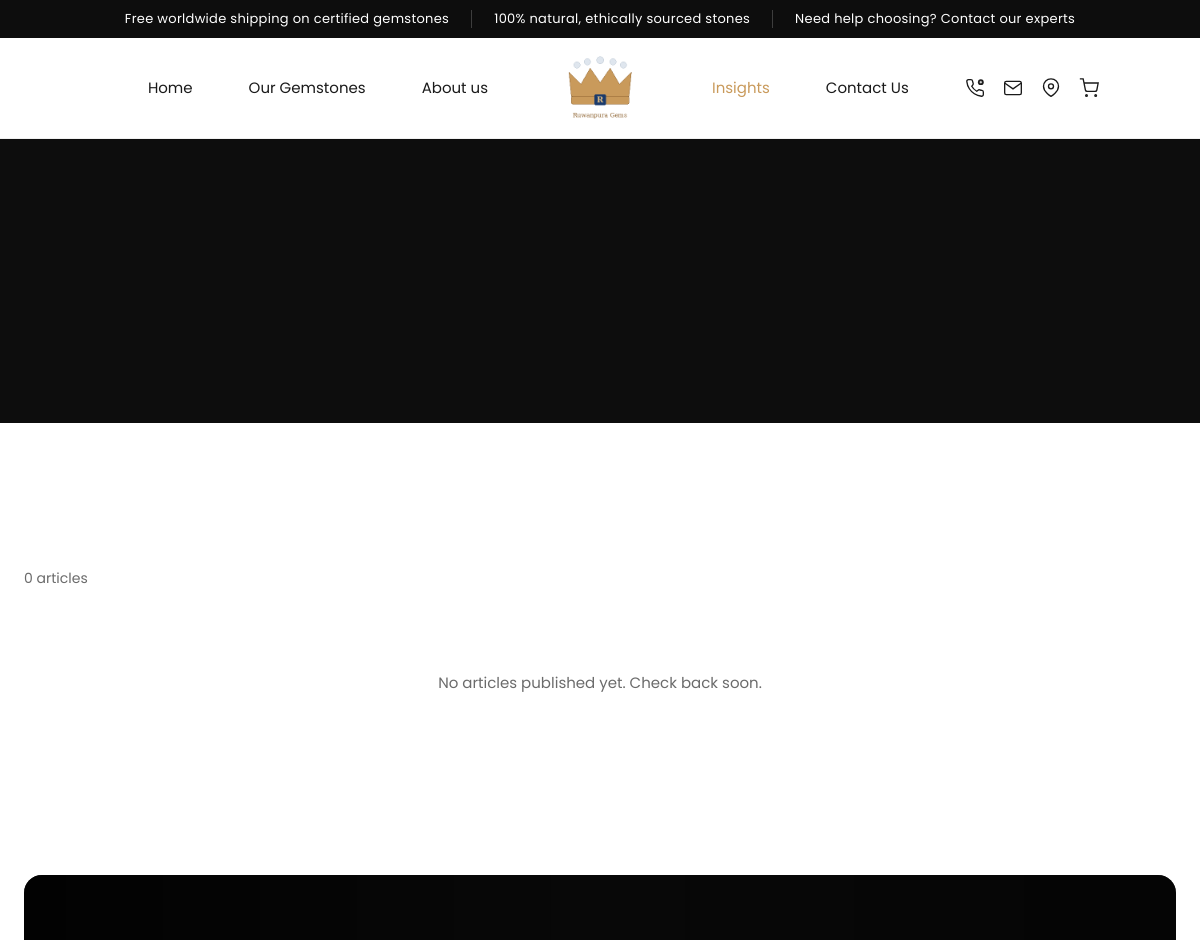
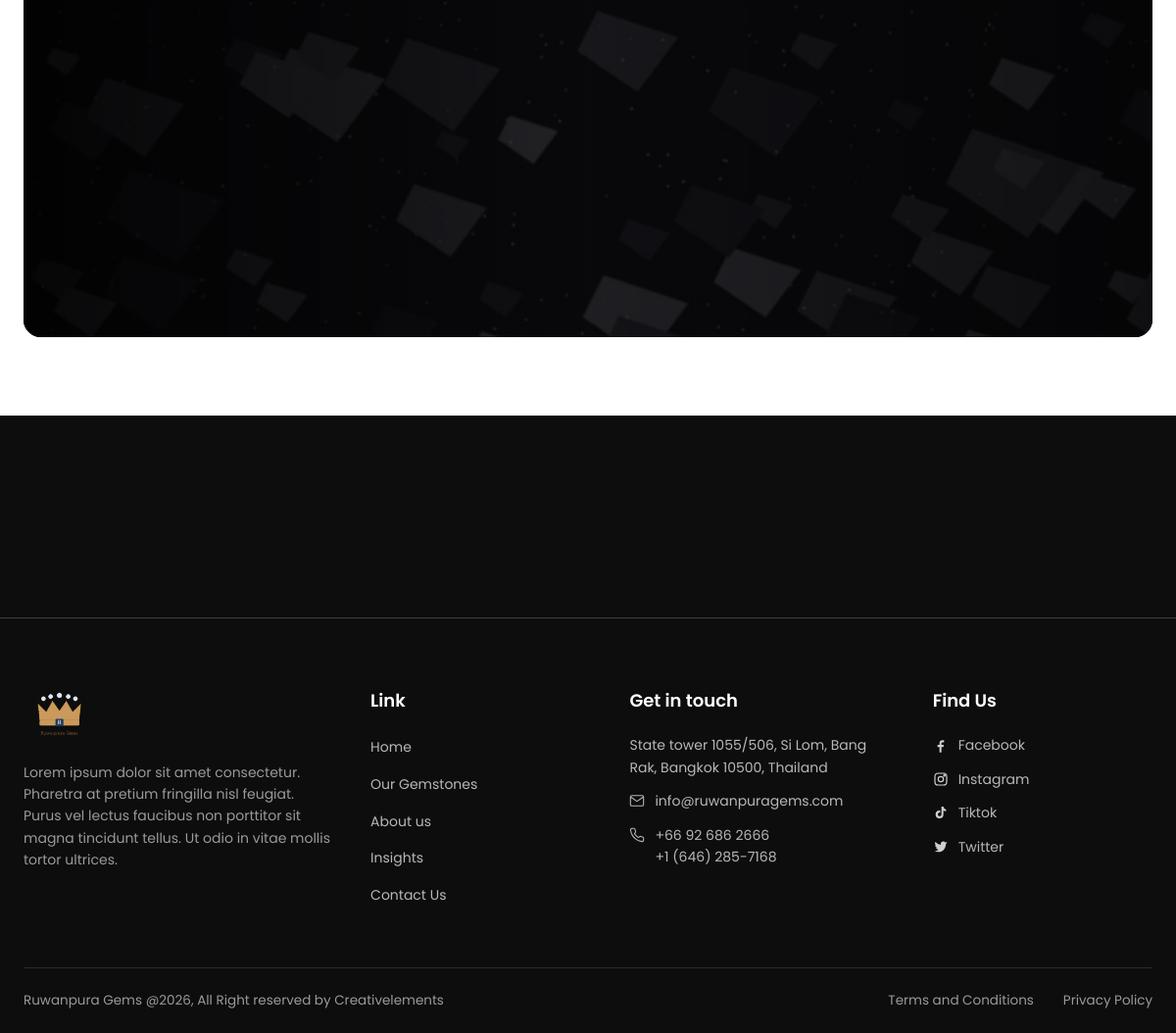
Screenshot of /blog.php with the database file from the repository (2 pictures, top to bottom).
### tables this page shows
CREATE TABLE IF NOT EXISTS `announcement_cards` (
  `id` INT(11) NOT NULL AUTO_INCREMENT,
  `text` VARCHAR(255) DEFAULT NULL,
  `link` VARCHAR(255) DEFAULT NULL,
  `sort_order` INT(11) NOT NULL DEFAULT 0,
  `is_active` TINYINT(1) NOT NULL DEFAULT 1,
  PRIMARY KEY (`id`)
);

### includes/db.php (called while the page is built, shortened)
<?php
class Database
{
    private static $instance = null;
    private function __construct()
    {
        $dsn = 'mysql:host=' . DB_HOST . ';dbname=' . DB_NAME . ';charset=' . DB_CHARSET;
        $options = [
            PDO::ATTR_ERRMODE            => PDO::ERRMODE_EXCEPTION,
            PDO::ATTR_DEFAULT_FETCH_MODE => PDO::FETCH_ASSOC,
            PDO::ATTR_EMULATE_PREPARES   => false,
        ];
        try {
            $this->pdo = new PDO($dsn, DB_USER, DB_PASS, $options);
        } catch (PDOException $e) {
            die('Database connection failed: ' . htmlspecialchars($e->getMessage()));
        }
    }
    public static function getInstance()
    {
        if (self::$instance === null) {
            self::$instance = new self();
        }
        return self::$instance;
    }
}
function db()
{
    return Database::getInstance()->pdo;
}

### includes/functions.php (called while the page is built, shortened)
<?php
require_once __DIR__ . '/db.php';
function e($str)
{
    return htmlspecialchars($str ?? '', ENT_QUOTES, 'UTF-8');
}
function get_all_content()
{
    static $cache = null;
    if ($cache !== null) return $cache;
    $rows = db()->query("SELECT block_key, block_value FROM content_blocks")->fetchAll();
    $cache = [];
    foreach ($rows as $r) {
        $cache[$r['block_key']] = $r['block_value'];
    }
    return $cache;
}
function c($key, $default = '')
{
    $all = get_all_content();
    return isset($all[$key]) && $all[$key] !== null ? $all[$key] : $default;
}
function get_all_settings()
{
    static $cache = null;
    if ($cache !== null) return $cache;
    $rows = db()->query("SELECT setting_key, setting_value FROM settings")->fetchAll();
    $cache = [];
    foreach ($rows as $r) {
        $cache[$r['setting_key']] = $r['setting_value'];
    }
    return $cache;
}
function setting($key, $default = '')
{
    $all = get_all_settings();
    return isset($all[$key]) && $all[$key] !== null && $all[$key] !== '' ? $all[$key] : $default;
}
function logo_url()
{
    $logo = setting('site_logo');
    return BASE_URL . 'assets/images/logo.png';
}
    ?>
    <?php
function get_announcement_cards($activeOnly = true)
{
    $sql = "SELECT * FROM announcement_cards" . ($activeOnly ? " WHERE is_active=1" : "") . " ORDER BY sort_order, id";
    return db()->query($sql)->fetchAll();
}
function get_blog_posts($filters = [], $page = 1, $perPage = 9)
{
    $where  = ["p.status = 'published'", 'p.published_at <= NOW()'];
    $params = [];
    $whereSql = implode(' AND ', $where);
    $countStmt = db()->prepare("SELECT COUNT(*) FROM blog_posts p WHERE $whereSql");
    $countStmt->execute($params);
    $total = (int) $countStmt->fetchColumn();
    $perPage = max(1, (int) $perPage);
    $page    = max(1, (int) $page);
    $offset  = ($page - 1) * $perPage;
    $sql = "SELECT p.*, c.name AS category_name, c.slug AS category_slug
            FROM blog_posts p
            LEFT JOIN blog_categories c ON c.id = p.category_id
            WHERE $whereSql
            ORDER BY p.published_at DESC, p.id DESC
            LIMIT $perPage OFFSET $offset";
    $stmt = db()->prepare($sql);
    $stmt->execute($params);
    return [
        'items' => $stmt->fetchAll(),
        'total' => $total,
        'pages' => (int) ceil($total / $perPage),
        'page'  => $page,
    ];
}

### blog.php (the view, shortened to what this page needs)
<?php
require_once __DIR__ . '/includes/functions.php';
$activeCatId = (int) ($_GET['category'] ?? 0);
$activeCat   = null;
$filters = $activeCatId ? ['category' => $activeCatId] : [];
$page    = max(1, (int) ($_GET['page'] ?? 1));
$result  = get_blog_posts($filters, $page, 9);
$pageTitle       = $activeCat ? $activeCat['name'] . ' — ' . c('blog_hero_title', 'Insights') : c('blog_hero_title', 'Insights');
include __DIR__ . '/includes/header.php';
?>
<section class="catalogue-hero">
</section>
<section class="blog">
    <div class="container">
        <div class="blog-toolbar">
            <span><?= (int) $result['total'] ?> article<?= $result['total'] == 1 ? '' : 's' ?><?= $activeCat ? ' in ' . e($activeCat['name']) : '' ?></span>
        </div>
        <?php if ($result['items']): ?>
            <div class="blog-grid reveal">
                <?php foreach ($result['items'] as $post): ?>
                    <a href="<?= BASE_URL ?>blog-post.php?slug=<?= urlencode($post['slug']) ?>" class="blog-card">
                        <div class="blog-card-img">
                            <?php if ($post['featured_image']): ?>
                                <img src="<?= UPLOAD_URL . e($post['featured_image']) ?>" alt="<?= e($post['title']) ?>">
                            <?php else: ?>
                                <div class="blog-card-noimg">No Image</div>
                            <?php endif; ?>
                            <?php if ($post['category_name']): ?><span class="blog-card-category"><?= e($post['category_name']) ?></span><?php endif; ?>
                        </div>
                        <div class="blog-card-body">
                            <h3 class="blog-card-title"><?= e($post['title']) ?></h3>
                            <?php if ($post['excerpt']): ?><p class="blog-card-excerpt"><?= e($post['excerpt']) ?></p><?php endif; ?>
                            <div class="blog-card-meta">
                                <?php if ($post['author_name']): ?><span><?= e($post['author_name']) ?></span><span class="dot"></span><?php endif; ?>
                                <span><?= e(date('M j, Y', strtotime($post['published_at']))) ?></span>
                            </div>
                        </div>
                    </a>
                <?php endforeach; ?>
            </div>
            <?php if ($result['pages'] > 1): ?>
                <div class="blog-pagination">
                    <?php
                        $qs = $_GET;
                        $curPage = $result['page'];
                    ?>
                    <?php if ($curPage > 1): $qs['page'] = $curPage - 1; ?>
                        <a href="?<?= e(http_build_query($qs)) ?>" class="page-nav">&laquo; Previous</a>
                    <?php else: ?>
                        <span class="page-nav disabled">&laquo; Previous</span>
                    <?php endif; ?>
                    <?php for ($pg = 1; $pg <= $result['pages']; $pg++): $qs['page'] = $pg; ?>
                        <a href="?<?= e(http_build_query($qs)) ?>" class="<?= $pg === $curPage ? 'active' : '' ?>"><?= $pg ?></a>
                    <?php endfor; ?>
                    <?php if ($curPage < $result['pages']): $qs['page'] = $curPage + 1; ?>
                        <a href="?<?= e(http_build_query($qs)) ?>" class="page-nav">Next &raquo;</a>
                    <?php else: ?>
                        <span class="page-nav disabled">Next &raquo;</span>
                    <?php endif; ?>
                </div>
            <?php endif; ?>
        <?php else: ?>
            <p class="blog-empty">No articles published yet. Check back soon.</p>
        <?php endif; ?>
    </div>
</section>
<?php include __DIR__ . '/includes/cta-banner.php'; ?>
<?php include __DIR__ . '/includes/footer.php'; ?>

### includes/header.php (shortened to what this page needs)
<?php
require_once __DIR__ . '/functions.php';
$currentPage = basename($_SERVER['PHP_SELF']);
?>
<!DOCTYPE html>
<html lang="en">
<head>
    <link rel="stylesheet" href="https://cdnjs.cloudflare.com/ajax/libs/font-awesome/6.5.1/css/all.min.css">
    <link rel="stylesheet" href="<?= BASE_URL ?>assets/css/style.css">
</head>
<body>
<?php $announcementCards = get_announcement_cards(); ?>
<?php if ($announcementCards): ?>
<div class="announcement-bar">
    <div class="announcement-row">
        <?php foreach ($announcementCards as $ac): ?>
            <?php if ($ac['link']): ?>
                <a href="<?= e($ac['link']) ?>" class="announcement-card"><?= e($ac['text']) ?></a>
            <?php else: ?>
                <span class="announcement-card"><?= e($ac['text']) ?></span>
            <?php endif; ?>
        <?php endforeach; ?>
    </div>
</div>
<?php endif; ?>
<header class="site-header">
    <div class="container">
        <nav class="nav">
            <div class="nav-left nav-menu">
                <a href="<?= BASE_URL ?>index.php" class="nav-link<?= $currentPage === 'index.php' ? ' active' : '' ?>"><?= e(c('nav_home')) ?></a>
                <a href="<?= BASE_URL ?>gemstones.php" class="nav-link<?= in_array($currentPage, ['gemstones.php', 'gemstone.php'], true) ? ' active' : '' ?>"><?= e(c('nav_gemstones')) ?></a>
                <a href="<?= BASE_URL ?>about.php" class="nav-link<?= $currentPage === 'about.php' ? ' active' : '' ?>"><?= e(c('nav_about')) ?></a>
            </div>
            <a class="nav-logo" href="<?= BASE_URL ?>index.php">
                <img src="<?= logo_url() ?>" alt="<?= e(setting('site_name')) ?>"
                     onerror="this.style.display='none'">
            </a>
            <div class="nav-right">
                <a href="<?= BASE_URL ?>blog.php" class="nav-link<?= in_array($currentPage, ['blog.php', 'blog-post.php'], true) ? ' active' : '' ?>"><?= e(c('nav_news')) ?></a>
                <a href="<?= BASE_URL ?>contact.php" class="nav-link<?= $currentPage === 'contact.php' ? ' active' : '' ?>"><?= e(c('nav_contact')) ?></a>
                <div class="nav-icons">
                    <a href="tel:<?= e(c('footer_phone1')) ?>" aria-label="Call">
                    </a>
                    <a href="mailto:<?= e(c('footer_email')) ?>" aria-label="Email">
                        <svg viewBox="0 0 24 24" fill="none" stroke="currentColor" stroke-width="1.6"><rect x="2" y="4" width="20" height="16" rx="2"/><path d="m2 6 10 7L22 6"/></svg>
                    </a>
                    <a href="<?= BASE_URL ?>contact.php" aria-label="Location">
                        <svg viewBox="0 0 24 24" fill="none" stroke="currentColor" stroke-width="1.6"><path d="M21 10c0 7-9 12-9 12s-9-5-9-12a9 9 0 0 1 18 0z"/><circle cx="12" cy="10" r="3"/></svg>
                    </a>
                    <a href="<?= BASE_URL ?>cart.php" aria-label="Enquiry Cart" class="cart-icon-link">
                        <svg viewBox="0 0 24 24" fill="none" stroke="currentColor" stroke-width="1.6"><circle cx="9" cy="21" r="1"/><circle cx="20" cy="21" r="1"/><path d="M1 1h4l2.7 13.4a2 2 0 0 0 2 1.6h9.7a2 2 0 0 0 2-1.6L23 6H6"/></svg>
                    </a>
                </div>
            </div>
        </nav>
    </div>
</header>

### assets/css/style.css (style rules this page uses)
:root { --gold: #c99a5b; --gold-light: #e0b579; --gold-soft: #dcae7e; --dark: #0d0d0d; --ink: #1a1a1a; --text: #333333; --muted: #6b6b6b; --line: #e6e6e6; --bg: #ffffff; --serif: 'Cormorant Garamond', 'Playfair Display', Georgia, serif; --sans: 'Poppins', 'Segoe UI', Helvetica, Arial, sans-serif; --container: 1240px; }
* { margin: 0; padding: 0; box-sizing: border-box; }
html { scroll-behavior: smooth; }
body { font-family: var(--sans); color: var(--text); background: var(--bg); line-height: 1.6; font-size: 16px; -webkit-font-smoothing: antialiased; overflow-x: hidden; }
img { max-width: 100%; display: block; }
a { text-decoration: none; color: inherit; }
a, button, .btn-dark, input, select, textarea { transition: color .25s ease, background-color .25s ease, border-color .25s ease, box-shadow .25s ease, transform .25s ease, opacity .25s ease; }
.container { max-width: var(--container); margin: 0 auto; padding: 0 24px; }
.announcement-bar { background: var(--dark); }
.announcement-row { display: flex; align-items: center; justify-content: center; flex-wrap: wrap; padding: 10px 20px; row-gap: 6px; }
.announcement-card { display: inline-block; font-size: 13px; letter-spacing: .3px; color: #fff; line-height: 1.4; text-align: center; padding: 0 22px; border-left: 1px solid rgba(255,255,255,.2); }
.announcement-card:first-child { border-left: none; }
.site-header { position: sticky; top: 0; z-index: 100; background: rgba(255,255,255,.96); backdrop-filter: blur(6px); border-bottom: 1px solid #f0f0f0; }
.nav { display: flex; align-items: center; justify-content: space-between; height: 100px; gap: 20px; }
.nav-left, .nav-right { display: flex; align-items: center; gap: 56px; }
.nav-left { flex: 1; justify-content: flex-end; padding-right: 40px; }
.nav-right { flex: 1; padding-left: 40px; }
.nav-logo { flex: 0 0 auto; }
.nav-logo img { height: 80px; width: auto; }
.nav a.nav-link, .nav .nav-link { font-size: 15px; color: var(--ink); font-weight: 400; position: relative; display: inline-flex; align-items: center; gap: 6px; transition: color .2s; }
.nav a.nav-link.active { color: var(--gold); }
.nav-icons { display: flex; align-items: center; gap: 18px; }
.nav-icons a { color: var(--ink); display: inline-flex; }
.nav-icons svg { width: 20px; height: 20px; }
.cart-icon-link { position: relative; }
.catalogue-hero { background: var(--dark); color: #fff; padding: 60px 0 44px; text-align: center; }
.blog { padding: 60px 0 90px; }
.blog-toolbar { color: var(--muted); font-size: 14px; margin-bottom: 22px; }
.blog-empty { color: var(--muted); padding: 60px 0; text-align: center; font-size: 15px; }

### rows the page displays
announcement_cards: text "Free worldwide shipping on certified gemstones"
announcement_cards: text "100% natural, ethically sourced stones"
announcement_cards: text "Need help choosing? Contact our experts"

### other values shown
c('nav_home') "Home"
c('nav_gemstones') "Our Gemstones"
c('nav_about') "About us"
c('nav_news') "Insights"
c('nav_contact') "Contact Us"
$result['total'] "0"
c('footer_about') "Lorem ipsum dolor sit amet consectetur. Pharetra at pretium fringilla nisl feugiat. Purus vel lectus faucibus non porttitor sit magna tincidunt tellus. Ut odio in vitae mollis tortor ultrices."
e_nl(c('footer_address')) "State tower 1055/506, Si Lom, Bang Rak, Bangkok 10500, Thailand"
c('footer_email') "info@ruwanpuragems.com"
c('footer_phone1') "+66 92 686 2666"
c('footer_phone2') "+1 (646) 285-7168"
c('footer_copyright') "Ruwanpura Gems @2026, All Right reserved by Creativelements"
